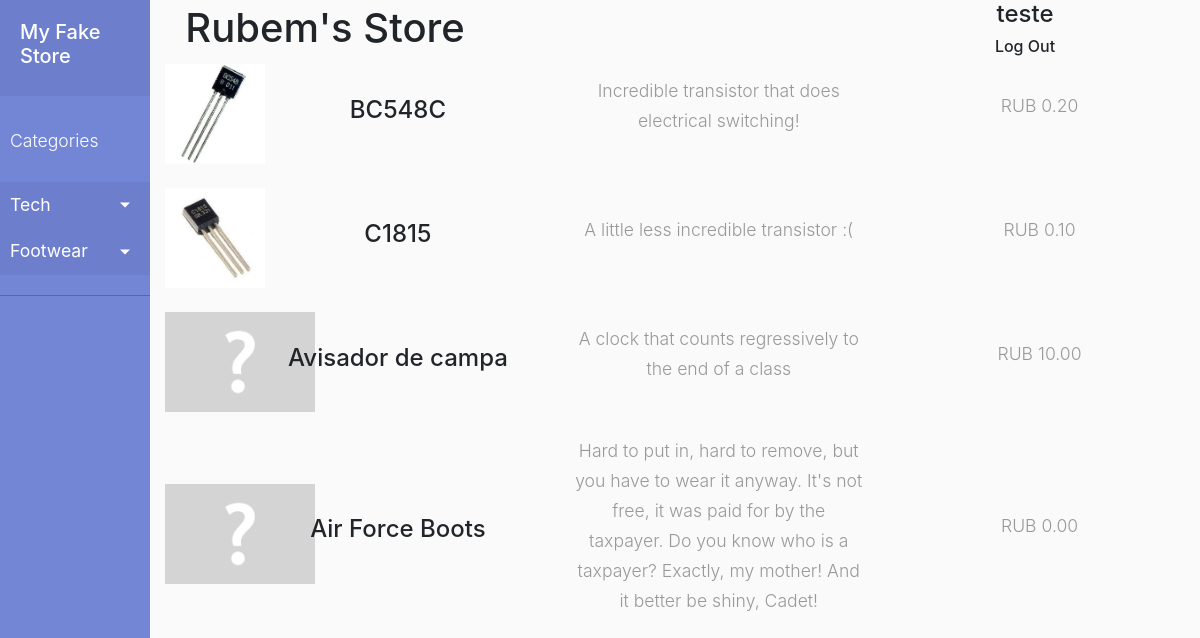
Screenshot of / (signed in) with the database file from the repository.
### store/models.py (models this page shows, shortened)
class storeCategory(models.Model):
    name = models.CharField(max_length=40)
    description = models.CharField(max_length=100)
    parent_id = models.ForeignKey("storeCategory", on_delete=models.SET_NULL, null=True, blank=True)

class storeItem(models.Model):
    image = models.ImageField(null=True, blank=True, upload_to=get_media_path)
    name = models.CharField(max_length=40)
    description = models.CharField(max_length=200)
    price = models.DecimalField(max_digits=10, decimal_places=2)
    category_id = models.ForeignKey(storeCategory, on_delete=models.SET_NULL, null=True, blank=True)
    inStock = models.IntegerField()

### store/views.py (the view)
# urls.py: path('', views.get_home_page),
def get_home_page(request):
    categories = storeCategory.objects.all()
    items = storeItem.objects.all()
    return render(request, 'store/main_page.html', {'items' : items, 'categories':categories})

### store/templates/store/main_page.html (shortened to what this page needs)
{% extends 'store/base.html' %}
{% block content %}
{%for item in items%}
    <div class="row align-items-center">
        <div class="col-1">
            {% if item.image %}
            <img src="{{item.image.url}}" style="height:100px;">
            {% else %}
            <img src="/media/none.png" style="height: 100px;">
            {% endif %}
        </div>
        <div class="col" id="item_name">
            <a href="/items/{{item.id}}"><h4>{{item.name}}</h4> </a>
        </div>
        <div class="col">
            <p>{{item.description}}</p>
        </div>
        <div class="col">
            <p>RUB {{item.price}}</p>
        </div>
    </div>
    <br>
{% endfor %}
{% endblock %}
{% load static %}

### store/templates/store/base.html (shortened to what this page needs)
{% load static %}
<html>
    <head>
        <link rel="stylesheet" href="https://stackpath.bootstrapcdn.com/bootstrap/4.1.3/css/bootstrap.min.css">
        <link rel="stylesheet" href="{% static '/css/store.css' %}">
    </head>
    <body>
        <div class="wrapper">
            {% if categories %}
            <nav id="sidebar">
                <div class="sidebar-header">
                    <h5><a href="/">My Fake Store</a></h5>
                </div>
                <ul class="list-unstyled components">
                        <p>Categories</p>
                        <li class="active">
                        {% for cat in categories %}
                            {% if cat.parent_id == None %}
                                <a href="#{{cat.name}}Submenu" data-toggle="collapse" aria-expanded="false" class="dropdown-toggle">{{cat.name}}</a>
                            {% endif %}
                        {% endfor %}
                        </li>
                </ul>
            </nav>
            {% endif %}
            <div id="content">
                <div class="container-fluid">
                    <div class="row align-items-center" id="bar">
                        <div class="col" id="Title">
                            <a href="/"><h1>Rubem's Store</h1></a>
                        </div>
                        <div class="col" id="search">
                        </div>
                        <div class="col" id="search">
                            {% if user.id %}
                            <a href="/accounts/profile"><h4>{{user}} </h4></a><h6><a href="/logout">Log Out</a></h6>
                            {% else %}
                            <a href="/login"><h4>Log In</h4></a>
                            {% endif %}
                        </div>
                    </div>
                    {% block content %}
                    {% endblock %}
                </div>
            </div>
        </div>
    </body>
</html>

### store/static/css/store.css (style rules this page uses)
#content { width: 100%; }
.col { text-align: center; }
.wrapper { display: flex; width: 100%; align-items: stretch; }
#sidebar { min-width: 150px; max-width: 150px; min-height: 100vh; background: #7386D5; color: #fff; transition: all 0.3s; }
a[data-toggle="collapse"] { position: relative; }
.dropdown-toggle::after { display: block; position: absolute; top: 50%; right: 20px; transform: translateY(-50%); }
body { background: #fafafa; }
p { font-size: 1.1em; font-weight: 300; line-height: 1.7em; color: #999; }
a, a:hover, a:focus { color: inherit; text-decoration: none; transition: all 0.3s; }
#sidebar .sidebar-header { padding: 20px; background: #6d7fcc; }
#sidebar ul.components { padding: 20px 0; border-bottom: 1px solid #47748b; }
#sidebar ul p { color: #fff; padding: 10px; }
#sidebar ul li a { padding: 10px; font-size: 1.1em; display: block; }
#sidebar ul li.active > a, a[aria-expanded="true"] { color: #fff; background: #6d7fcc; }

### rows the page displays
storeCategory: name "Tech"
storeCategory: name "Footwear"
storeItem: image (picture), name "BC548C", description "Incredible transistor that does electrical switching!", price "0.20"
storeItem: image (picture), name "C1815", description "A little less incredible transistor :(", price "0.10"
storeItem: name "Avisador de campa", description "A clock that counts regressively to the end of a class", price "10.00"
storeItem: name "Air Force Boots", description "Hard to put in, hard to remove, but you have to wear it anyway. It's not free, it was paid for by the taxpayer. Do you know who is a taxpayer? Exactly, my mother! And it better be shiny, Cadet!", price "0.00"

### other values shown
{{ user }} "teste"
